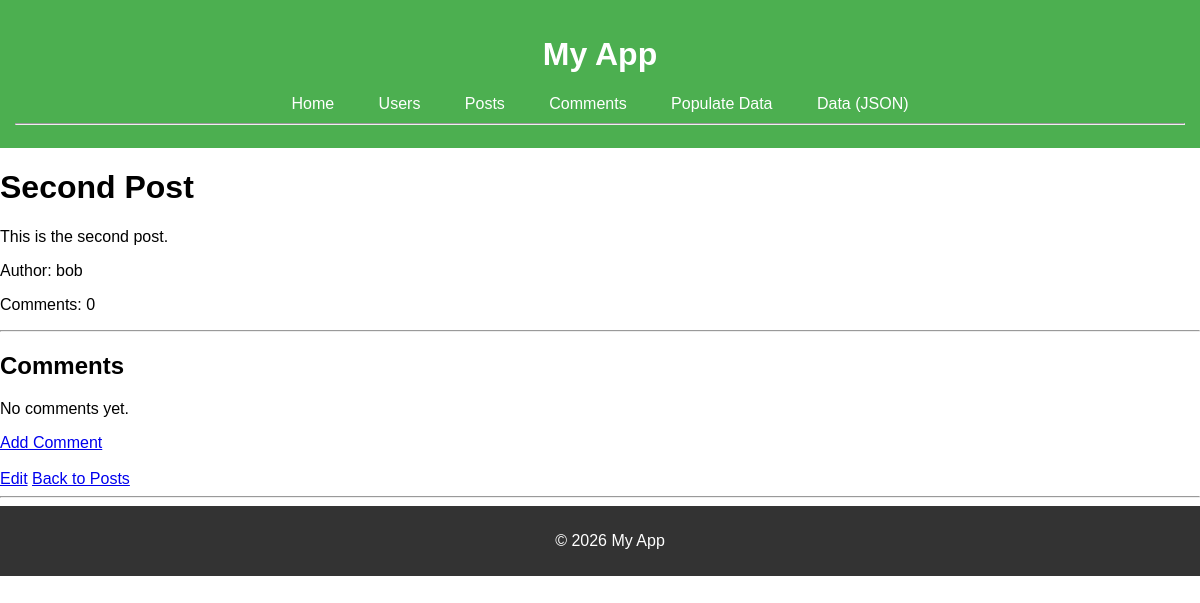
The app's page /posts/2, older data.
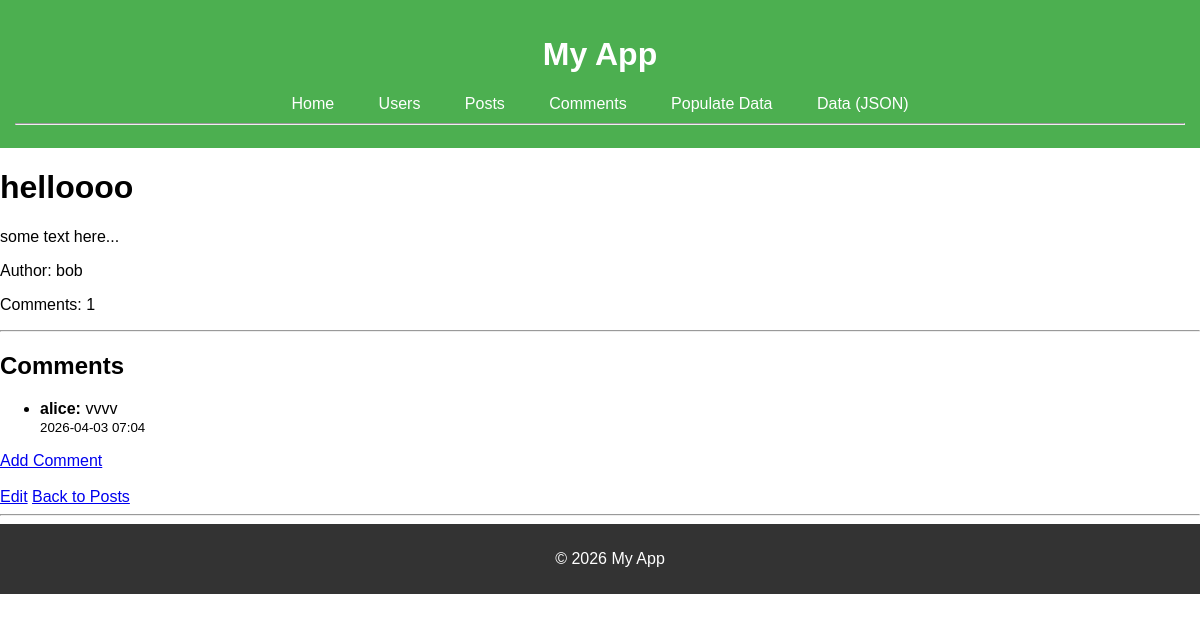
The same page, newer data.
### models.py (models this page shows, shortened)
class Post(db.Model):
    id = db.Column(db.Integer, primary_key=True)
    title = db.Column(db.String(100), nullable=False)
    date_posted = db.Column(db.DateTime, nullable=False, default=datetime.utcnow)
    content = db.Column(db.Text, nullable=False)
    user_id = db.Column(db.Integer, db.ForeignKey('user.id'), nullable=False)
    comments = db.relationship('Comment', backref='post', lazy=True)

class Comment(db.Model):
    id = db.Column(db.Integer, primary_key=True)
    content = db.Column(db.Text, nullable=False)
    date_posted = db.Column(db.DateTime, nullable=False, default=datetime.utcnow)
    post_id = db.Column(db.Integer, db.ForeignKey('post.id'), nullable=False)
    user_id = db.Column(db.Integer, db.ForeignKey('user.id'), nullable=False)

class User(db.Model):
    id = db.Column(db.Integer, primary_key=True)
    username = db.Column(db.String(20), unique=True, nullable=False)
    email = db.Column(db.String(120), unique=True, nullable=False)
    posts = db.relationship('Post', backref='author', lazy=True)
    comments = db.relationship('Comment', backref='commenter', lazy=True)

### main.py (the view)
@app.route('/posts/<int:id>')
def posts_show(id):
    post = Post.query.get_or_404(id)
    return render_template('pages/posts/show.html', post=post)

### templates/pages/posts/show.html
{% extends 'layouts/base.html' %}
{% block content %}
<h1>{{ post.title }}</h1>
<p>{{ post.content }}</p>
<p>Author: {{ post.author.username }}</p>
<p>Comments: {{ post.comments|length }}</p>
<hr>
<h2>Comments</h2>
{% if post.comments %}
<ul>
  {% for comment in post.comments %}
  <li>
    <strong>{{ comment.commenter.username }}:</strong> {{ comment.content }} <br>
    <small>{{ comment.date_posted.strftime('%Y-%m-%d %H:%M') if comment.date_posted else '' }}</small>
  </li>
  {% endfor %}
</ul>
{% else %}
<p>No comments yet.</p>
{% endif %}
<a href="{{ url_for('comments_new') }}?post_id={{ post.id }}">Add Comment</a>
<br><br>
<a href="{{ url_for('posts_edit', id=post.id) }}">Edit</a>
<a href="{{ url_for('posts_index') }}">Back to Posts</a>
{% endblock %}

Row changes from the older to the newer data that the page shows:
changed Post: title "Second Post" → "helloooo"; content "This is the second post." → "some text here..."
added Comment: commenter.username "alice", content "vvvv", date_posted "2026-04-03 07:04"
Text that changed along with them:
{{ post.comments|length }}: "0" → "1"
text no longer shown: "No comments yet."
